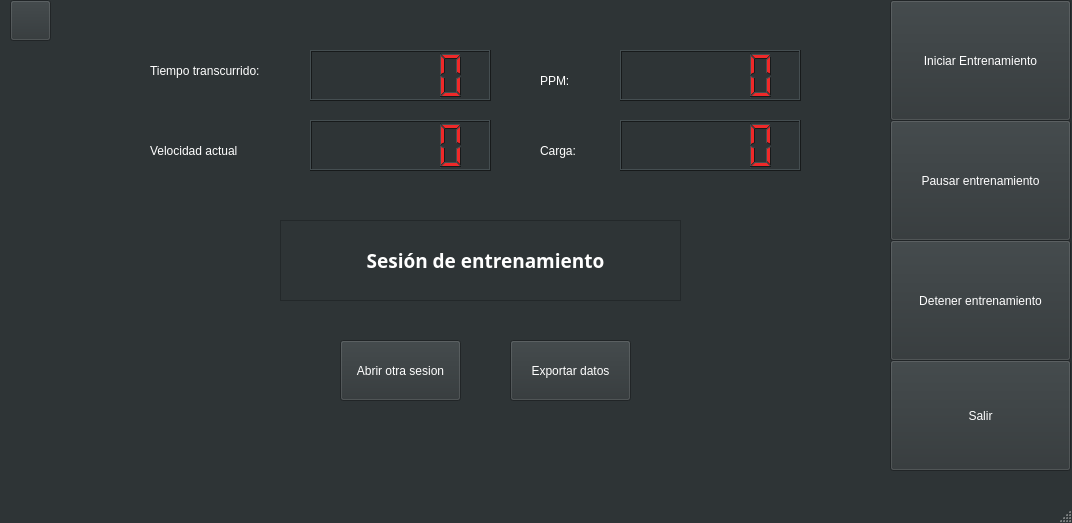
<?xml version="1.0" encoding="UTF-8"?>
<ui version="4.0">
 <class>CardioWindow</class>
 <widget class="QMainWindow" name="CardioWindow">
  <property name="geometry">
   <rect>
    <x>0</x>
    <y>0</y>
    <width>1072</width>
    <height>523</height>
   </rect>
  </property>
  <property name="palette">
   <palette>
    <active>
     <colorrole role="WindowText">
      <brush brushstyle="SolidPattern">
       <color alpha="255">
        <red>255</red>
        <green>255</green>
        <blue>255</blue>
       </color>
      </brush>
     </colorrole>
     <colorrole role="Button">
      <brush brushstyle="SolidPattern">
       <color alpha="255">
        <red>46</red>
        <green>52</green>
        <blue>54</blue>
       </color>
      </brush>
     </colorrole>
     <colorrole role="Light">
      <brush brushstyle="SolidPattern">
       <color alpha="255">
        <red>69</red>
        <green>78</green>
        <blue>81</blue>
       </color>
      </brush>
     </colorrole>
     <colorrole role="Midlight">
      <brush brushstyle="SolidPattern">
       <color alpha="255">
        <red>57</red>
        <green>65</green>
        <blue>67</blue>
       </color>
      </brush>
     </colorrole>
     <colorrole role="Dark">
      <brush brushstyle="SolidPattern">
       <color alpha="255">
        <red>23</red>
        <green>26</green>
        <blue>27</blue>
       </color>
      </brush>
     </colorrole>
     <colorrole role="Mid">
      <brush brushstyle="SolidPattern">
       <color alpha="255">
        <red>31</red>
        <green>35</green>
        <blue>36</blue>
       </color>
      </brush>
     </colorrole>
     <colorrole role="Text">
      <brush brushstyle="SolidPattern">
       <color alpha="255">
        <red>255</red>
        <green>255</green>
        <blue>255</blue>
       </color>
      </brush>
     </colorrole>
     <colorrole role="BrightText">
      <brush brushstyle="SolidPattern">
       <color alpha="255">
        <red>255</red>
        <green>255</green>
        <blue>255</blue>
       </color>
      </brush>
     </colorrole>
     <colorrole role="ButtonText">
      <brush brushstyle="SolidPattern">
       <color alpha="255">
        <red>255</red>
        <green>255</green>
        <blue>255</blue>
       </color>
      </brush>
     </colorrole>
     <colorrole role="Base">
      <brush brushstyle="SolidPattern">
       <color alpha="255">
        <red>0</red>
        <green>0</green>
        <blue>0</blue>
       </color>
      </brush>
     </colorrole>
     <colorrole role="Window">
      <brush brushstyle="SolidPattern">
       <color alpha="255">
        <red>46</red>
        <green>52</green>
        <blue>54</blue>
       </color>
      </brush>
     </colorrole>
     <colorrole role="Shadow">
      <brush brushstyle="SolidPattern">
       <color alpha="255">
        <red>0</red>
        <green>0</green>
        <blue>0</blue>
       </color>
      </brush>
     </colorrole>
     <colorrole role="Highlight">
      <brush brushstyle="SolidPattern">
       <color alpha="255">
        <red>78</red>
        <green>154</green>
        <blue>6</blue>
       </color>
      </brush>
     </colorrole>
     <colorrole role="AlternateBase">
      <brush brushstyle="SolidPattern">
       <color alpha="255">
        <red>23</red>
        <green>26</green>
        <blue>27</blue>
       </color>
      </brush>
     </colorrole>
     <colorrole role="ToolTipBase">
      <brush brushstyle="SolidPattern">
       <color alpha="255">
        <red>255</red>
        <green>255</green>
        <blue>220</blue>
       </color>
      </brush>
     </colorrole>
     <colorrole role="ToolTipText">
      <brush brushstyle="SolidPattern">
       <color alpha="255">
        <red>0</red>
        <green>0</green>
        <blue>0</blue>
       </color>
      </brush>
     </colorrole>
     <colorrole role="PlaceholderText">
      <brush brushstyle="SolidPattern">
       <color alpha="128">
        <red>255</red>
        <green>255</green>
        <blue>255</blue>
       </color>
      </brush>
     </colorrole>
    </active>
    <inactive>
     <colorrole role="WindowText">
      <brush brushstyle="SolidPattern">
       <color alpha="255">
        <red>255</red>
        <green>255</green>
        <blue>255</blue>
       </color>
      </brush>
     </colorrole>
     <colorrole role="Button">
      <brush brushstyle="SolidPattern">
       <color alpha="255">
        <red>46</red>
        <green>52</green>
        <blue>54</blue>
       </color>
      </brush>
     </colorrole>
     <colorrole role="Light">
      <brush brushstyle="SolidPattern">
       <color alpha="255">
        <red>69</red>
        <green>78</green>
        <blue>81</blue>
       </color>
      </brush>
     </colorrole>
     <colorrole role="Midlight">
      <brush brushstyle="SolidPattern">
       <color alpha="255">
        <red>57</red>
        <green>65</green>
        <blue>67</blue>
       </color>
      </brush>
     </colorrole>
     <colorrole role="Dark">
      <brush brushstyle="SolidPattern">
       <color alpha="255">
        <red>23</red>
        <green>26</green>
        <blue>27</blue>
       </color>
      </brush>
     </colorrole>
     <colorrole role="Mid">
      <brush brushstyle="SolidPattern">
       <color alpha="255">
        <red>31</red>
        <green>35</green>
        <blue>36</blue>
       </color>
      </brush>
     </colorrole>
     <colorrole role="Text">
      <brush brushstyle="SolidPattern">
       <color alpha="255">
        <red>255</red>
        <green>255</green>
        <blue>255</blue>
       </color>
      </brush>
     </colorrole>
     <colorrole role="BrightText">
      <brush brushstyle="SolidPattern">
       <color alpha="255">
        <red>255</red>
        <green>255</green>
        <blue>255</blue>
       </color>
      </brush>
     </colorrole>
     <colorrole role="ButtonText">
      <brush brushstyle="SolidPattern">
       <color alpha="255">
        <red>255</red>
        <green>255</green>
        <blue>255</blue>
       </color>
      </brush>
     </colorrole>
     <colorrole role="Base">
      <brush brushstyle="SolidPattern">
       <color alpha="255">
        <red>0</red>
        <green>0</green>
        <blue>0</blue>
       </color>
      </brush>
     </colorrole>
     <colorrole role="Window">
      <brush brushstyle="SolidPattern">
       <color alpha="255">
        <red>46</red>
        <green>52</green>
        <blue>54</blue>
       </color>
      </brush>
     </colorrole>
     <colorrole role="Shadow">
      <brush brushstyle="SolidPattern">
       <color alpha="255">
        <red>0</red>
        <green>0</green>
        <blue>0</blue>
       </color>
      </brush>
     </colorrole>
     <colorrole role="Highlight">
      <brush brushstyle="SolidPattern">
       <color alpha="255">
        <red>78</red>
        <green>154</green>
        <blue>6</blue>
       </color>
      </brush>
     </colorrole>
     <colorrole role="AlternateBase">
      <brush brushstyle="SolidPattern">
       <color alpha="255">
        <red>23</red>
        <green>26</green>
        <blue>27</blue>
       </color>
      </brush>
     </colorrole>
     <colorrole role="ToolTipBase">
      <brush brushstyle="SolidPattern">
       <color alpha="255">
        <red>255</red>
        <green>255</green>
        <blue>220</blue>
       </color>
      </brush>
     </colorrole>
     <colorrole role="ToolTipText">
      <brush brushstyle="SolidPattern">
       <color alpha="255">
        <red>0</red>
        <green>0</green>
        <blue>0</blue>
       </color>
      </brush>
     </colorrole>
     <colorrole role="PlaceholderText">
      <brush brushstyle="SolidPattern">
       <color alpha="128">
        <red>255</red>
        <green>255</green>
        <blue>255</blue>
       </color>
      </brush>
     </colorrole>
    </inactive>
    <disabled>
     <colorrole role="WindowText">
      <brush brushstyle="SolidPattern">
       <color alpha="255">
        <red>23</red>
        <green>26</green>
        <blue>27</blue>
       </color>
      </brush>
     </colorrole>
     <colorrole role="Button">
      <brush brushstyle="SolidPattern">
       <color alpha="255">
        <red>46</red>
        <green>52</green>
        <blue>54</blue>
       </color>
      </brush>
     </colorrole>
     <colorrole role="Light">
      <brush brushstyle="SolidPattern">
       <color alpha="255">
        <red>69</red>
        <green>78</green>
        <blue>81</blue>
       </color>
      </brush>
     </colorrole>
     <colorrole role="Midlight">
      <brush brushstyle="SolidPattern">
       <color alpha="255">
        <red>57</red>
        <green>65</green>
        <blue>67</blue>
       </color>
      </brush>
     </colorrole>
     <colorrole role="Dark">
      <brush brushstyle="SolidPattern">
       <color alpha="255">
        <red>23</red>
        <green>26</green>
        <blue>27</blue>
       </color>
      </brush>
     </colorrole>
     <colorrole role="Mid">
      <brush brushstyle="SolidPattern">
       <color alpha="255">
        <red>31</red>
        <green>35</green>
        <blue>36</blue>
       </color>
      </brush>
     </colorrole>
     <colorrole role="Text">
      <brush brushstyle="SolidPattern">
       <color alpha="255">
        <red>23</red>
        <green>26</green>
        <blue>27</blue>
       </color>
      </brush>
     </colorrole>
     <colorrole role="BrightText">
      <brush brushstyle="SolidPattern">
       <color alpha="255">
        <red>255</red>
        <green>255</green>
        <blue>255</blue>
       </color>
      </brush>
     </colorrole>
     <colorrole role="ButtonText">
      <brush brushstyle="SolidPattern">
       <color alpha="255">
        <red>23</red>
        <green>26</green>
        <blue>27</blue>
       </color>
      </brush>
     </colorrole>
     <colorrole role="Base">
      <brush brushstyle="SolidPattern">
       <color alpha="255">
        <red>46</red>
        <green>52</green>
        <blue>54</blue>
       </color>
      </brush>
     </colorrole>
     <colorrole role="Window">
      <brush brushstyle="SolidPattern">
       <color alpha="255">
        <red>46</red>
        <green>52</green>
        <blue>54</blue>
       </color>
      </brush>
     </colorrole>
     <colorrole role="Shadow">
      <brush brushstyle="SolidPattern">
       <color alpha="255">
        <red>0</red>
        <green>0</green>
        <blue>0</blue>
       </color>
      </brush>
     </colorrole>
     <colorrole role="Highlight">
      <brush brushstyle="SolidPattern">
       <color alpha="255">
        <red>145</red>
        <green>145</green>
        <blue>145</blue>
       </color>
      </brush>
     </colorrole>
     <colorrole role="AlternateBase">
      <brush brushstyle="SolidPattern">
       <color alpha="255">
        <red>46</red>
        <green>52</green>
        <blue>54</blue>
       </color>
      </brush>
     </colorrole>
     <colorrole role="ToolTipBase">
      <brush brushstyle="SolidPattern">
       <color alpha="255">
        <red>255</red>
        <green>255</green>
        <blue>220</blue>
       </color>
      </brush>
     </colorrole>
     <colorrole role="ToolTipText">
      <brush brushstyle="SolidPattern">
       <color alpha="255">
        <red>0</red>
        <green>0</green>
        <blue>0</blue>
       </color>
      </brush>
     </colorrole>
     <colorrole role="PlaceholderText">
      <brush brushstyle="SolidPattern">
       <color alpha="128">
        <red>255</red>
        <green>255</green>
        <blue>255</blue>
       </color>
      </brush>
     </colorrole>
    </disabled>
   </palette>
  </property>
  <property name="windowTitle">
   <string>Sesión de entrenamiento: Cardio</string>
  </property>
  <widget class="QWidget" name="centralwidget">
   <widget class="QPushButton" name="pushButton">
    <property name="geometry">
     <rect>
      <x>890</x>
      <y>0</y>
      <width>181</width>
      <height>121</height>
     </rect>
    </property>
    <property name="text">
     <string>Iniciar Entrenamiento</string>
    </property>
   </widget>
   <widget class="QPushButton" name="pushButton_2">
    <property name="geometry">
     <rect>
      <x>890</x>
      <y>120</y>
      <width>181</width>
      <height>121</height>
     </rect>
    </property>
    <property name="text">
     <string>Pausar entrenamiento</string>
    </property>
   </widget>
   <widget class="QPushButton" name="pushButton_3">
    <property name="geometry">
     <rect>
      <x>890</x>
      <y>240</y>
      <width>181</width>
      <height>121</height>
     </rect>
    </property>
    <property name="text">
     <string>Detener entrenamiento</string>
    </property>
   </widget>
   <widget class="QLCDNumber" name="lcdNumber">
    <property name="geometry">
     <rect>
      <x>310</x>
      <y>50</y>
      <width>181</width>
      <height>51</height>
     </rect>
    </property>
    <property name="palette">
     <palette>
      <active>
       <colorrole role="WindowText">
        <brush brushstyle="SolidPattern">
         <color alpha="255">
          <red>239</red>
          <green>41</green>
          <blue>41</blue>
         </color>
        </brush>
       </colorrole>
      </active>
      <inactive>
       <colorrole role="WindowText">
        <brush brushstyle="SolidPattern">
         <color alpha="255">
          <red>239</red>
          <green>41</green>
          <blue>41</blue>
         </color>
        </brush>
       </colorrole>
      </inactive>
      <disabled>
       <colorrole role="WindowText">
        <brush brushstyle="SolidPattern">
         <color alpha="255">
          <red>23</red>
          <green>26</green>
          <blue>27</blue>
         </color>
        </brush>
       </colorrole>
      </disabled>
     </palette>
    </property>
   </widget>
   <widget class="QLabel" name="label">
    <property name="geometry">
     <rect>
      <x>150</x>
      <y>50</y>
      <width>171</width>
      <height>41</height>
     </rect>
    </property>
    <property name="text">
     <string>Tiempo transcurrido:</string>
    </property>
   </widget>
   <widget class="QLCDNumber" name="lcdNumber_2">
    <property name="geometry">
     <rect>
      <x>310</x>
      <y>120</y>
      <width>181</width>
      <height>51</height>
     </rect>
    </property>
    <property name="palette">
     <palette>
      <active>
       <colorrole role="WindowText">
        <brush brushstyle="SolidPattern">
         <color alpha="255">
          <red>239</red>
          <green>41</green>
          <blue>41</blue>
         </color>
        </brush>
       </colorrole>
      </active>
      <inactive>
       <colorrole role="WindowText">
        <brush brushstyle="SolidPattern">
         <color alpha="255">
          <red>239</red>
          <green>41</green>
          <blue>41</blue>
         </color>
        </brush>
       </colorrole>
      </inactive>
      <disabled>
       <colorrole role="WindowText">
        <brush brushstyle="SolidPattern">
         <color alpha="255">
          <red>23</red>
          <green>26</green>
          <blue>27</blue>
         </color>
        </brush>
       </colorrole>
      </disabled>
     </palette>
    </property>
   </widget>
   <widget class="QLCDNumber" name="lcdNumber_3">
    <property name="geometry">
     <rect>
      <x>620</x>
      <y>120</y>
      <width>181</width>
      <height>51</height>
     </rect>
    </property>
    <property name="palette">
     <palette>
      <active>
       <colorrole role="WindowText">
        <brush brushstyle="SolidPattern">
         <color alpha="255">
          <red>239</red>
          <green>41</green>
          <blue>41</blue>
         </color>
        </brush>
       </colorrole>
      </active>
      <inactive>
       <colorrole role="WindowText">
        <brush brushstyle="SolidPattern">
         <color alpha="255">
          <red>239</red>
          <green>41</green>
          <blue>41</blue>
         </color>
        </brush>
       </colorrole>
      </inactive>
      <disabled>
       <colorrole role="WindowText">
        <brush brushstyle="SolidPattern">
         <color alpha="255">
          <red>23</red>
          <green>26</green>
          <blue>27</blue>
         </color>
        </brush>
       </colorrole>
      </disabled>
     </palette>
    </property>
   </widget>
   <widget class="QLCDNumber" name="lcdNumber_4">
    <property name="geometry">
     <rect>
      <x>620</x>
      <y>50</y>
      <width>181</width>
      <height>51</height>
     </rect>
    </property>
    <property name="palette">
     <palette>
      <active>
       <colorrole role="WindowText">
        <brush brushstyle="SolidPattern">
         <color alpha="255">
          <red>239</red>
          <green>41</green>
          <blue>41</blue>
         </color>
        </brush>
       </colorrole>
      </active>
      <inactive>
       <colorrole role="WindowText">
        <brush brushstyle="SolidPattern">
         <color alpha="255">
          <red>239</red>
          <green>41</green>
          <blue>41</blue>
         </color>
        </brush>
       </colorrole>
      </inactive>
      <disabled>
       <colorrole role="WindowText">
        <brush brushstyle="SolidPattern">
         <color alpha="255">
          <red>23</red>
          <green>26</green>
          <blue>27</blue>
         </color>
        </brush>
       </colorrole>
      </disabled>
     </palette>
    </property>
   </widget>
   <widget class="QLabel" name="label_2">
    <property name="geometry">
     <rect>
      <x>150</x>
      <y>130</y>
      <width>171</width>
      <height>41</height>
     </rect>
    </property>
    <property name="text">
     <string>Velocidad actual</string>
    </property>
   </widget>
   <widget class="QLabel" name="label_3">
    <property name="geometry">
     <rect>
      <x>540</x>
      <y>60</y>
      <width>51</width>
      <height>41</height>
     </rect>
    </property>
    <property name="text">
     <string>PPM:</string>
    </property>
   </widget>
   <widget class="QLabel" name="label_4">
    <property name="geometry">
     <rect>
      <x>540</x>
      <y>130</y>
      <width>71</width>
      <height>41</height>
     </rect>
    </property>
    <property name="text">
     <string>Carga:</string>
    </property>
   </widget>
   <widget class="QPushButton" name="pushButton_4">
    <property name="geometry">
     <rect>
      <x>510</x>
      <y>340</y>
      <width>121</width>
      <height>61</height>
     </rect>
    </property>
    <property name="text">
     <string>Exportar datos</string>
    </property>
   </widget>
   <widget class="QPushButton" name="pushButton_5">
    <property name="geometry">
     <rect>
      <x>890</x>
      <y>360</y>
      <width>181</width>
      <height>111</height>
     </rect>
    </property>
    <property name="text">
     <string>Salir</string>
    </property>
   </widget>
   <widget class="QFrame" name="frame">
    <property name="geometry">
     <rect>
      <x>280</x>
      <y>220</y>
      <width>401</width>
      <height>81</height>
     </rect>
    </property>
    <property name="frameShape">
     <enum>QFrame::StyledPanel</enum>
    </property>
    <property name="frameShadow">
     <enum>QFrame::Raised</enum>
    </property>
    <widget class="QLabel" name="label_5">
     <property name="geometry">
      <rect>
       <x>20</x>
       <y>10</y>
       <width>371</width>
       <height>61</height>
      </rect>
     </property>
     <property name="font">
      <font>
       <family>Source Code Pro</family>
       <pointsize>14</pointsize>
       <weight>75</weight>
       <italic>false</italic>
       <bold>true</bold>
      </font>
     </property>
     <property name="text">
      <string>Sesión de entrenamiento</string>
     </property>
     <property name="textFormat">
      <enum>Qt::AutoText</enum>
     </property>
     <property name="alignment">
      <set>Qt::AlignCenter</set>
     </property>
    </widget>
   </widget>
   <widget class="QPushButton" name="pushButton_6">
    <property name="geometry">
     <rect>
      <x>340</x>
      <y>340</y>
      <width>121</width>
      <height>61</height>
     </rect>
    </property>
    <property name="text">
     <string>Abrir otra sesion</string>
    </property>
   </widget>
   <widget class="QPushButton" name="pushButton_7">
    <property name="geometry">
     <rect>
      <x>10</x>
      <y>0</y>
      <width>41</width>
      <height>41</height>
     </rect>
    </property>
    <property name="text">
     <string/>
    </property>
    <property name="icon">
     <iconset>
      <normaloff>5742154.png</normaloff>5742154.png</iconset>
    </property>
    <property name="iconSize">
     <size>
      <width>32</width>
      <height>32</height>
     </size>
    </property>
   </widget>
  </widget>
  <widget class="QMenuBar" name="menubar">
   <property name="geometry">
    <rect>
     <x>0</x>
     <y>0</y>
     <width>1072</width>
     <height>22</height>
    </rect>
   </property>
  </widget>
  <widget class="QStatusBar" name="statusbar"/>
 </widget>
 <resources/>
 <connections/>
</ui>
